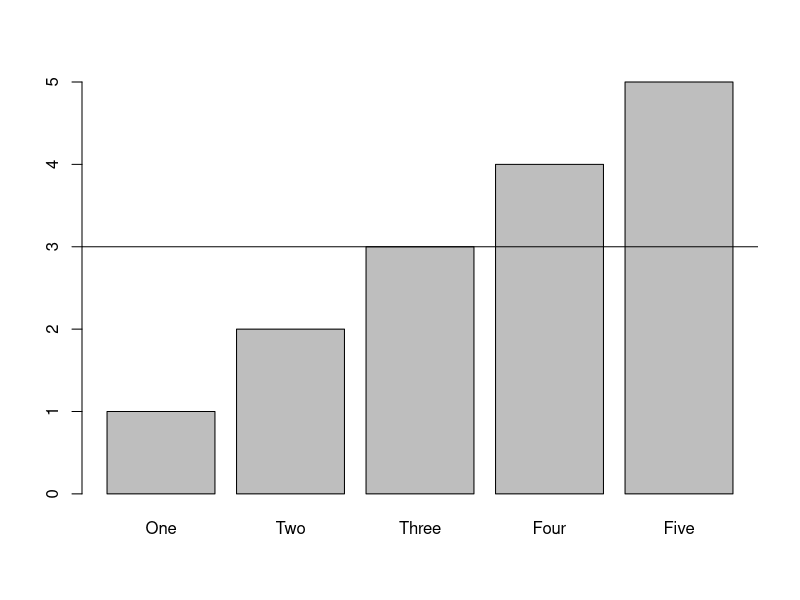

Recreate this plot in R.
numbers <- c(1, 2, 3, 4, 5)
names(numbers) <- c('One', 'Two', 'Three', 'Four', 'Five')

#mean number
mean(numbers)

#plot diagram
barplot(numbers)

#plot diagram with mean line
abline(h = mean(numbers))